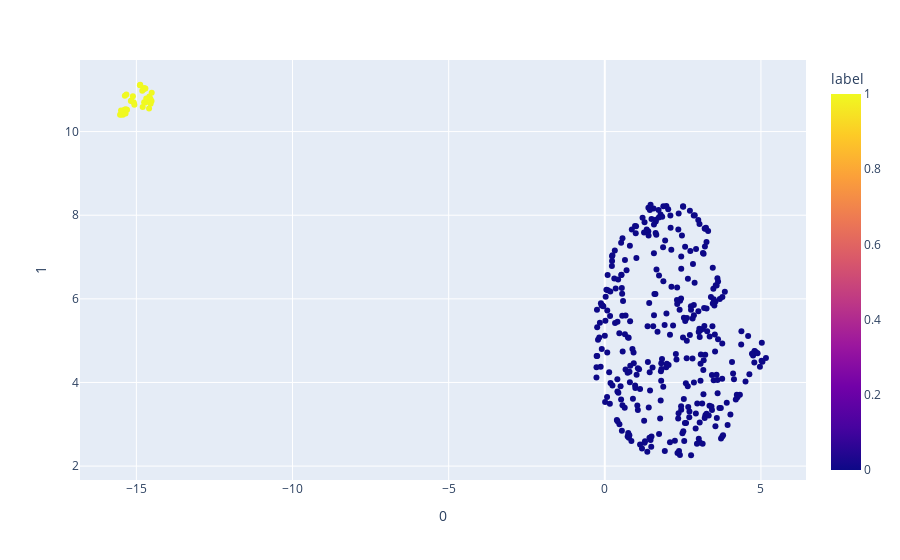

The code cell stored with this chart in its notebook:
### Code cell
from umap import UMAP
import plotly.express as px
from sklearn import preprocessing 
#std_scale = preprocessing.StandardScaler().fit(X2)
#X2 = std_scale.transform(X2)

umap_2d = UMAP(n_components=2, init='random', random_state=0)

proj_2d = umap_2d.fit_transform(X1)

fig_2d = px.scatter(
    pd.DataFrame(proj_2d), x=0, y=1,
    color=Y1, labels={'color': 'label'}
)


fig_2d.show()

### Figure 1 — Plotly figure (JSON) as saved in the notebook; plotly's stock layout.template omitted (floating-point values rounded to 4 significant figures; data arrays with more than 128 entries replaced by an {"elided": "..."} marker saying what was removed)
{"data": [{"hovertemplate": "0=%{x}<br>1=%{y}<br>label=%{marker.color}<extra></extra>", "legendgroup": "", "marker": {"color": {"elided": "368 int values"}, "coloraxis": "coloraxis", "symbol": "circle"}, "mode": "markers", "name": "", "orientation": "v", "showlegend": false, "type": "scatter", "x": {"elided": "368 float values"}, "xaxis": "x", "y": {"elided": "368 float values"}, "yaxis": "y"}], "layout": {"coloraxis": {"colorbar": {"title": {"text": "label"}}, "colorscale": [[0, "#0d0887"], [0.1111, "#46039f"], [0.2222, "#7201a8"], [0.3333, "#9c179e"], [0.4444, "#bd3786"], [0.5556, "#d8576b"], [0.6667, "#ed7953"], [0.7778, "#fb9f3a"], [0.8889, "#fdca26"], [1, "#f0f921"]]}, "legend": {"tracegroupgap": 0}, "margin": {"t": 60}, "xaxis": {"anchor": "y", "domain": [0, 1], "title": {"text": "0"}}, "yaxis": {"anchor": "x", "domain": [0, 1], "title": {"text": "1"}}}}
